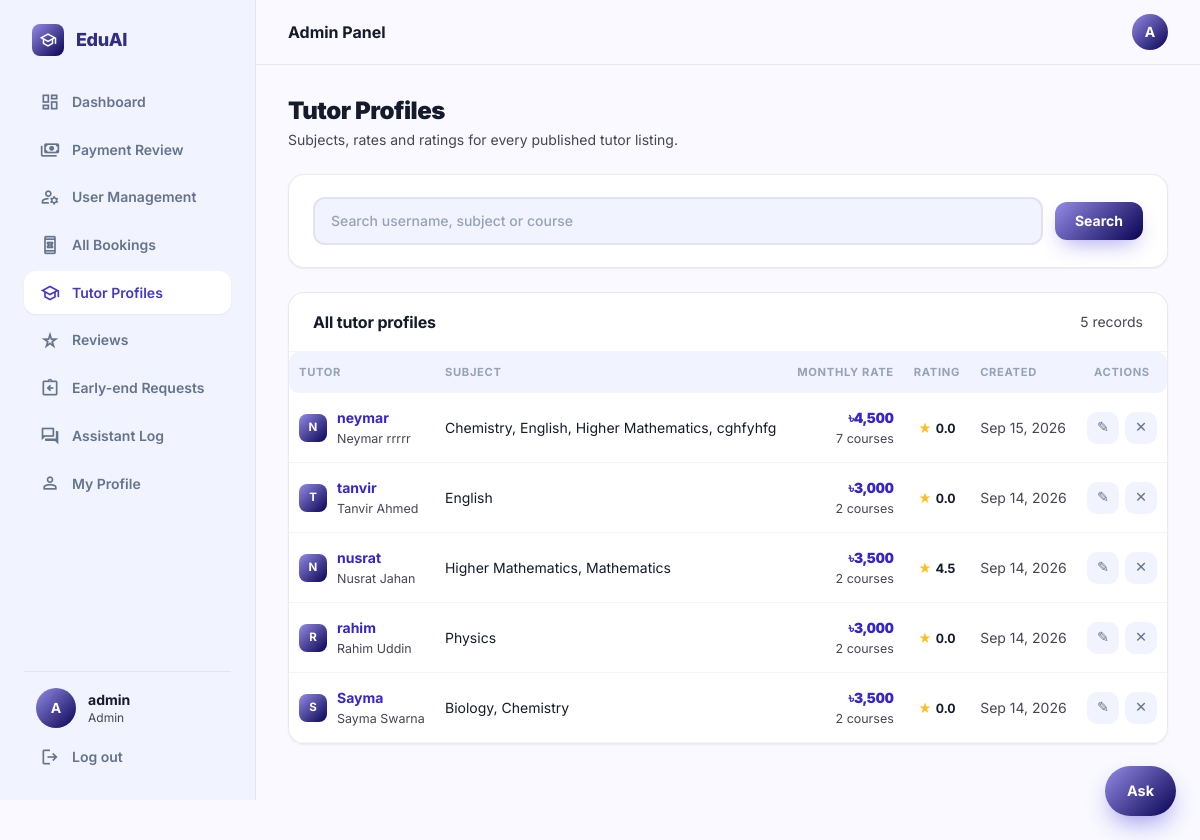
The page /admin-panel/tutors/ (signed in) on the database its author committed.
### accounts/models.py (models this page shows, shortened)
class User(AbstractUser):
    ROLE_CHOICES = (
        ('student', 'Student'),
        ('tutor', 'Tutor'),
    )
    VERIFICATION_STATUS_CHOICES = (
        ('unverified', 'Not submitted'),
        ('pending', 'Pending review'),
        ('verified', 'Verified'),
        ('rejected', 'Rejected'),
    )
    role = models.CharField(max_length=10, choices=ROLE_CHOICES)
    avatar = models.ImageField(upload_to='avatars/', blank=True, null=True)
    phone = models.CharField(max_length=20, blank=True, null=True)
    education = models.CharField(max_length=150, blank=True, null=True,
                                  help_text='e.g. BSc in CSE, Dhaka University')
    id_card_number = models.CharField(max_length=40, blank=True, null=True,
                                      help_text='University ID card number')
    id_card_front = models.ImageField(upload_to='id_cards/', storage=private_storage,
                                      blank=True, null=True)
    id_card_back = models.ImageField(upload_to='id_cards/', storage=private_storage,
                                     blank=True, null=True)
    bio = models.TextField(blank=True, null=True)
    nid_number = models.CharField(max_length=30, blank=True, null=True)
    nid_image = models.ImageField(upload_to='nid_cards/', storage=private_storage,
                                  blank=True, null=True,
                                  help_text='Photo/scan of the NID — required for tutor registration')
    nid_verification_status = models.CharField(
        max_length=10, choices=VERIFICATION_STATUS_CHOICES, default='unverified',
    )

### tutors/models.py (models this page shows, shortened)
class TutorProfile(models.Model):
    user = models.OneToOneField(User, on_delete=models.CASCADE,
                                related_name='tutor_profile')
    bio = models.TextField(help_text='How you would introduce yourself to a student')
    rating = models.FloatField(default=0)
    created_at = models.DateTimeField(auto_now_add=True)
    updated_at = models.DateTimeField(auto_now=True)
    @property
    def active_courses(self):
        return [c for c in self.user.courses.all() if c.is_active]
    @property
    def subjects(self):
        seen, out = set(), []
        for course in self.active_courses:
            if course.subject.lower() not in seen:
                seen.add(course.subject.lower())
                out.append(course.subject)
        return out
    @property
    def lowest_rate(self):
        rates = [c.monthly_rate for c in self.active_courses]
        return min(rates) if rates else None

class Course(models.Model):
    DAY_CHOICES = [
        ('0', 'Sun'), ('1', 'Mon'), ('2', 'Tue'), ('3', 'Wed'),
        ('4', 'Thu'), ('5', 'Fri'), ('6', 'Sat'),
    ]
    tutor = models.ForeignKey(User, on_delete=models.CASCADE,
                              related_name='courses')
    subject = models.CharField(max_length=60,
                               help_text="The subject, as a student would search for it")
    name = models.CharField(max_length=120,
                            help_text='What you call this course')
    days = models.CharField(max_length=50,
                            help_text="Comma separated days like '0,2,4'")
    time = models.TimeField(help_text='When the class starts')
    months = models.PositiveIntegerField(
        default=1, validators=[MinValueValidator(1)],
        help_text='How many months the course runs')
    monthly_rate = models.DecimalField(
        max_digits=10, decimal_places=2, validators=[MinValueValidator(1)],
        help_text='What a student pays per month')
    is_active = models.BooleanField(
        default=True, help_text='Uncheck to stop taking new students')
    created_at = models.DateTimeField(auto_now_add=True)
    updated_at = models.DateTimeField(auto_now=True)
    class Meta:
        ordering = ['subject', 'name']

### quick_tutor/admin_views.py (the view)
        def wrapper(request, *args, **kwargs):
            if not request.user.is_authenticated:
                return redirect('login')
            if not test(request.user):
                messages.error(request, denial)
                return redirect('home')
            return view_fn(request, *args, **kwargs)

### chatbot/context_processors.py (called while the page is built)
def assistant(request):
    return {'chat_starters': json.dumps(list(_starters(request.user)))}

### chatbot/views.py (called while the page is built, shortened)
def _starters(user):
    if not user.is_authenticated:
        return ('How much does a tutor cost?',
                'How do I book a tutor?',
                'How do refunds work?',
                'How do I become a tutor?')
    if user.is_staff or user.is_superuser:
        return ('What needs reviewing?',
                'How many payments are waiting?',
                'How much is owed in refunds?')

### quick_tutor/admin_views.py (called while the page is built)
def _gate(test, denial):
    def decorator(view_fn):
        def wrapper(request, *args, **kwargs):
            if not request.user.is_authenticated:
                return redirect('login')
            if not test(request.user):
                messages.error(request, denial)
                return redirect('home')
            return view_fn(request, *args, **kwargs)
        wrapper.__name__ = view_fn.__name__
        wrapper.__doc__ = view_fn.__doc__
        return wrapper
    return decorator

@staff_required
def admin_tutors(request):
    search = request.GET.get('q', '')
    profiles = (TutorProfile.objects.select_related('user')
                .prefetch_related('user__courses')
                .order_by('-created_at'))
    if search:
        profiles = profiles.filter(
            Q(user__username__icontains=search)
            | Q(user__courses__subject__icontains=search)
            | Q(user__courses__name__icontains=search)
        ).distinct()
    context = {'profiles': profiles, 'search': search}
    return render(request, 'admin_panel/tutors.html', context)

### quick_tutor/templatetags/assets.py (called while the page is built)
def _version(path):
    try:
        absolute = finders.find(path)
        if absolute and os.path.exists(absolute):
            return str(int(os.path.getmtime(absolute)))
    except Exception:                      # pragma: no cover - never break a page
        pass
    return ''

@register.simple_tag
def static_v(path):
    url = static(path)
    if settings.DEBUG:
        stamp = _version(path)
    else:
        if path not in _versions:
            _versions[path] = _version(path)
        stamp = _versions[path]
    return f'{url}?v={stamp}' if stamp else url

### templates/admin_panel/tutors.html (shortened to what this page needs)
{% extends 'base/luminary_base.html' %}
{% block page_title %}Tutor Profiles{% endblock %}
{% block nav_admin_tutors %}is-active{% endblock %}
{% block page_subtitle %}
<p>Subjects, rates and ratings for every published tutor listing.</p>
{% endblock %}
{% block content %}
<div class="stack">
  <form method="GET" class="card">
    <div class="card__body row">
      <div class="field" style="flex:1;min-width:200px">
        <input type="search" name="q" id="f-q" value="{{ search }}" placeholder="Search username, subject or course">
      </div>
      <button type="submit" class="btn btn--primary">Search</button>
    </div>
  </form>
  <section class="card">
    <div class="card__head">
      <h3>All tutor profiles</h3>
      <span class="small muted">{{ profiles|length }} record{{ profiles|length|pluralize }}</span>
    </div>
    <div class="tablewrap">
      <table class="data">
        <thead>
          <tr>
            <th>Tutor</th><th>Subject</th><th class="right">Monthly rate</th>
            <th class="center">Rating</th><th>Created</th><th class="center">Actions</th>
          </tr>
        </thead>
        <tbody>
          {% for p in profiles %}
          <tr>
            <td>
              <div class="row" style="gap:10px">
                <span class="avatar avatar--sm">{{ p.user.username|first|upper }}</span>
                <div>
                  <a href="/admin-panel/users/{{ p.user.id }}/" class="strong">{{ p.user.username }}</a>
                  <div class="xsmall muted">{{ p.user.get_full_name|default:"—" }}</div>
                </div>
              </div>
            </td>
            <td>{% for sub in p.subjects %}{% if not forloop.first %}, {% endif %}{{ sub }}{% empty %}—{% endfor %}</td>
            <td class="right">{% if p.lowest_rate %}<span class="money num">৳{{ p.lowest_rate|floatformat:"0g" }}</span>
                <div class="xsmall muted">{{ p.user.courses.count }} course{{ p.user.courses.count|pluralize }}</div>
                {% else %}<span class="muted">—</span>{% endif %}</td>
            <td class="center">
              <span class="rating">
                <span class="rating__stars">★</span>
                <span class="rating__value num">{{ p.rating }}</span>
              </span>
            </td>
            <td class="small muted nowrap">{{ p.created_at|date:"M d, Y" }}</td>
            <td>
              <div class="cellactions center">
                <a href="/admin-panel/tutors/{{ p.id }}/edit/" class="iconbtn" title="Edit">✎</a>
                <a href="/admin-panel/tutors/{{ p.id }}/delete/" class="iconbtn iconbtn--danger" title="Delete">✕</a>
              </div>
            </td>
          </tr>
          {% empty %}
          <tr><td colspan="6">
            <div class="empty"><h3>No tutor profiles</h3><p>Tutors appear here once they publish a listing.</p></div>
          </td></tr>
          {% endfor %}
        </tbody>
      </table>
    </div>
  </section>
</div>
{% endblock %}

### templates/base/luminary_base.html (shortened to what this page needs)
<!DOCTYPE html>
{% load static %}
{% load assets %}
<html lang="en">
<head>
<link rel="stylesheet" href="{% static_v 'css/eduai.css' %}"/>
</head>
<body>
<div class="app">
<aside class="sidebar">
  <a href="/" class="brand">
    <span class="brand__tile"><span class="ms" aria-hidden="true">school</span></span>
    EduAI
  </a>
  <nav class="sidenav" aria-label="Main">
    {% if user.is_authenticated %}
    <a href="/dashboard/" class="{% block nav_dashboard %}{% endblock %}"><span class="ms" aria-hidden="true">dashboard</span> Dashboard</a>
    {% endif %}
    {% if not user.is_authenticated %}
    <a href="/"><span class="ms" aria-hidden="true">home</span> Home</a>
    <a href="/tutors/" class="{% block nav_browse %}{% endblock %}"><span class="ms" aria-hidden="true">search</span> Find Tutors</a>
    <a href="/reviews/" class="{% block nav_reviews %}{% endblock %}"><span class="ms" aria-hidden="true">star_rate</span> Student Reviews</a>
    {% elif user.is_superuser or user.is_staff %}
    <a href="/payments/manage/" class="{% block nav_pay_admin %}{% endblock %}"><span class="ms" aria-hidden="true">payments</span> Payment Review</a>
    <a href="/admin-panel/users/" class="{% block nav_admin_users %}{% endblock %}"><span class="ms" aria-hidden="true">manage_accounts</span> User Management</a>
    <a href="/admin-panel/bookings/" class="{% block nav_all_bookings %}{% endblock %}"><span class="ms" aria-hidden="true">book_online</span> All Bookings</a>
    <a href="/admin-panel/tutors/" class="{% block nav_admin_tutors %}{% endblock %}"><span class="ms" aria-hidden="true">school</span> Tutor Profiles</a>
    <a href="/admin-panel/reviews/" class="{% block nav_admin_reviews %}{% endblock %}"><span class="ms" aria-hidden="true">star_rate</span> Reviews</a>
    <a href="/admin-panel/requests/" class="{% block nav_admin_requests %}{% endblock %}"><span class="ms" aria-hidden="true">assignment_return</span> Early-end Requests</a>
    <a href="/admin-panel/chat/" class="{% block nav_admin_chat %}{% endblock %}"><span class="ms" aria-hidden="true">forum</span> Assistant Log</a>
    {% endif %}
    {% if user.is_authenticated %}
    <a href="/accounts/profile/" class="{% block nav_profile %}{% endblock %}"><span class="ms" aria-hidden="true">person</span> My Profile</a>
    {% endif %}
  </nav>
  <div class="sidebar__foot">
    {% if user.is_authenticated %}
    <div class="sidebar__user">
      {% if user.avatar %}
        <img src="{{ user.avatar.url }}" alt="" class="avatar" style="width:40px;height:40px;border-radius:9999px">
      {% else %}
        <span class="avatar" style="width:40px;height:40px;border-radius:9999px">{{ user.username|upper|first }}</span>
      {% endif %}
      <div style="min-width:0">
        <p class="sidebar__name">{{ user.get_full_name|default:user.username }}</p>
        <p class="sidebar__role">{% if user.is_superuser or user.is_staff %}Admin{% else %}{{ user.role }}{% endif %}</p>
      </div>
    </div>
    <a href="/accounts/logout/" class="sidebar__logout"><span class="ms" aria-hidden="true">logout</span> Log out</a>
    {% else %}
    <a href="/accounts/register/" class="btn btn--primary btn--block">Join for free</a>
    <a href="/accounts/login/" class="btn btn--secondary btn--block">Log in</a>
    {% endif %}
  </div>
</aside>
<div class="app__main">
  <header class="appbar">
    <p class="appbar__title">{% block appbar_title %}{% if user.is_superuser or user.is_staff %}Admin Panel{% elif user.role == 'student' %}Student Portal{% elif user.role == 'tutor' %}Tutor Portal{% else %}EduAI{% endif %}{% endblock %}</p>
    <div class="appbar__right">
      {% if user.is_authenticated %}
      <a href="/accounts/profile/" title="{{ user.username }}">
        {% if user.avatar %}
          <img src="{{ user.avatar.url }}" alt="{{ user.username }}" class="avatar"/>
        {% else %}
          <span class="avatar">{{ user.username|upper|first }}</span>
        {% endif %}
      </a>
      {% else %}
      <div class="appbar__guest">
        <a href="/accounts/login/" class="btn btn--quiet btn--sm">Log in</a>
        <a href="/accounts/register/" class="btn btn--primary btn--sm">Join</a>
      </div>
      {% endif %}
    </div>
  </header>
  {% block pagehead %}
  <div class="pagehead">
    <div class="container">
      <div class="pagehead__title">
        <h1>{% block page_title %}EduAI{% endblock %}</h1>
      </div>
      {% block page_subtitle %}{% endblock %}
    </div>
  </div>
  {% endblock %}
  {% block main %}
  <main class="page">
    <div class="container">
      {% block content %}{% endblock %}
    </div>
  </main>
  {% endblock %}
</div>
</div>
{% include 'chatbot/widget.html' %}
</body>
</html>

### rows shown on the page
User: username|first "A", get_full_name "admin"
TutorProfile: user.username|first "N", user.username "neymar", user.get_full_name "Neymar rrrrr", lowest_rate "4,500", user.courses.count "7", rating "0.0", created_at "Sep 15, 2026"
Course: subjects "Chemistry"
Course: subjects "English"
Course: subjects "Higher Mathematics"
Course: subjects "cghfyhfg"
TutorProfile: user.username|first "T", user.username "tanvir", user.get_full_name "Tanvir Ahmed", lowest_rate "3,000", user.courses.count "2", rating "0.0", created_at "Sep 14, 2026"
Course: subjects "English"
TutorProfile: user.username|first "N", user.username "nusrat", user.get_full_name "Nusrat Jahan", lowest_rate "3,500", user.courses.count "2", rating "4.5", created_at "Sep 14, 2026"
Course: subjects "Higher Mathematics"
Course: subjects "Mathematics"
TutorProfile: user.username|first "R", user.username "rahim", user.get_full_name "Rahim Uddin", lowest_rate "3,000", user.courses.count "2", rating "0.0", created_at "Sep 14, 2026"
Course: subjects "Physics"
TutorProfile: user.username|first "S", user.username "Sayma", user.get_full_name "Sayma Swarna", lowest_rate "3,500", user.courses.count "2", rating "0.0", created_at "Sep 14, 2026"
Course: subjects "Biology"
Course: subjects "Chemistry"

### other values the page prints
{{ profiles|length }} "5"
